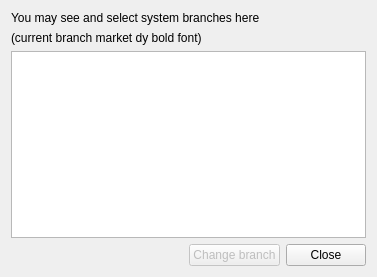
<?xml version="1.0" encoding="UTF-8"?>
<ui version="4.0">
 <class>BranchesDialog</class>
 <widget class="QDialog" name="BranchesDialog">
  <property name="geometry">
   <rect>
    <x>0</x>
    <y>0</y>
    <width>377</width>
    <height>277</height>
   </rect>
  </property>
  <property name="windowTitle">
   <string>System branches</string>
  </property>
  <property name="modal">
   <bool>true</bool>
  </property>
  <layout class="QVBoxLayout" name="verticalLayout">
   <item>
    <widget class="QLabel" name="desciptionLabel">
     <property name="text">
      <string>You may see and select system branches here</string>
     </property>
    </widget>
   </item>
   <item>
    <widget class="QLabel" name="label">
     <property name="text">
      <string>(current branch market dy bold font)</string>
     </property>
    </widget>
   </item>
   <item>
    <widget class="QListWidget" name="branchesL"/>
   </item>
   <item>
    <layout class="QHBoxLayout" name="horizontalLayout">
     <item>
      <spacer name="horizontalSpacer">
       <property name="orientation">
        <enum>Qt::Horizontal</enum>
       </property>
       <property name="sizeHint" stdset="0">
        <size>
         <width>40</width>
         <height>20</height>
        </size>
       </property>
      </spacer>
     </item>
     <item>
      <widget class="QPushButton" name="pushButton">
       <property name="enabled">
        <bool>false</bool>
       </property>
       <property name="text">
        <string>Change branch</string>
       </property>
      </widget>
     </item>
     <item>
      <widget class="QPushButton" name="pushButton_2">
       <property name="text">
        <string>Close</string>
       </property>
      </widget>
     </item>
    </layout>
   </item>
  </layout>
 </widget>
 <resources/>
 <connections>
  <connection>
   <sender>pushButton_2</sender>
   <signal>clicked()</signal>
   <receiver>BranchesDialog</receiver>
   <slot>reject()</slot>
   <hints>
    <hint type="sourcelabel">
     <x>333</x>
     <y>252</y>
    </hint>
    <hint type="destinationlabel">
     <x>139</x>
     <y>248</y>
    </hint>
   </hints>
  </connection>
 </connections>
</ui>
